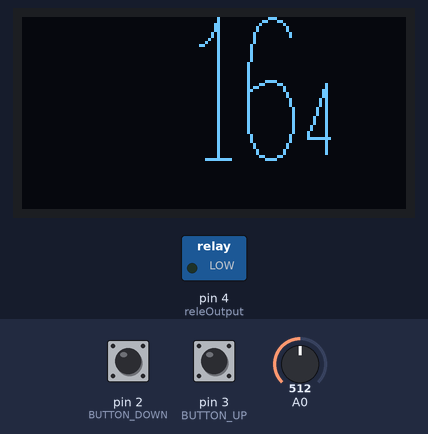
Bench run of a sketch on a simulated Arduino Uno, built with avr-gcc and run on an emulated ATmega328P. Parts: 128×64 one-colour display, switched loads named in the sketch (green lamp = pin HIGH). Inputs (shaded band) come from the test bench; at power-on: pin 2 (BUTTON_DOWN) HIGH, A0 = 512, pin 3 (BUTTON_UP) HIGH. The display library's start-up logo is not drawn.

Above: at 1.2 s.
1.3 s: pin 2 (BUTTON_DOWN) pulled LOW for 0.15 s
At 2.9 s:
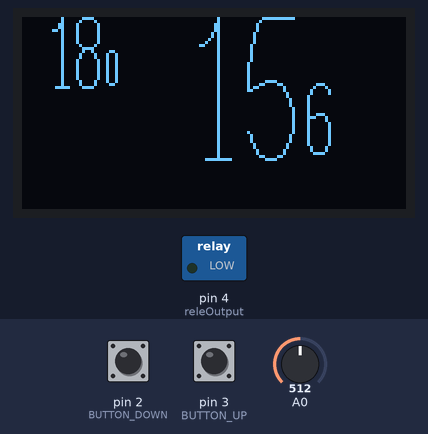
5.6 s: A0 set to 402
At 7.3 s:
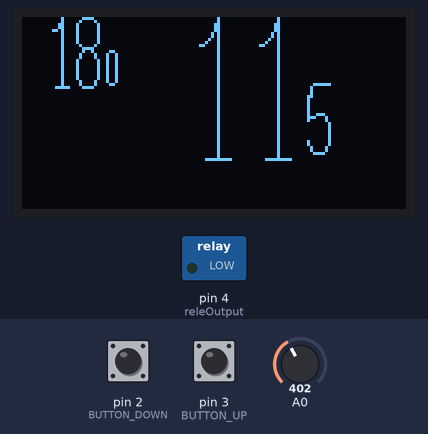
9.8 s: A0 set to 380
At 11.1 s:
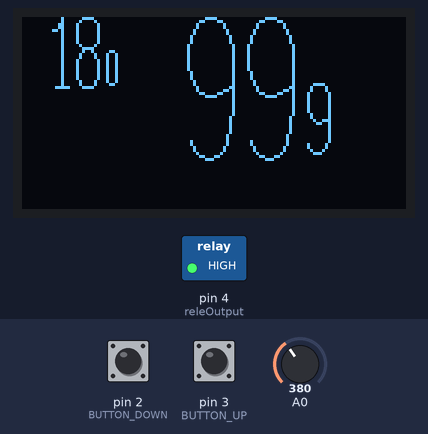
12.1 s: pin 3 (BUTTON_UP) pulled LOW for 0.15 s
At 16.3 s:
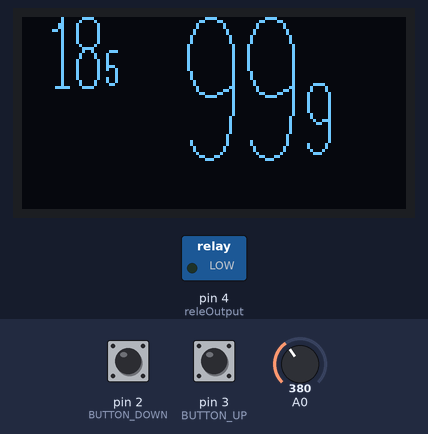
16.4 s: A0 set to 492
At 17.9 s:
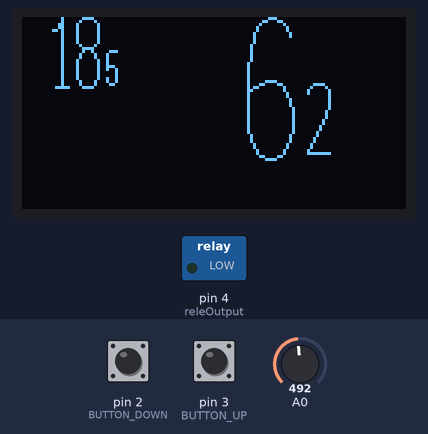
20.6 s: A0 set to 529
At 21.8 s:
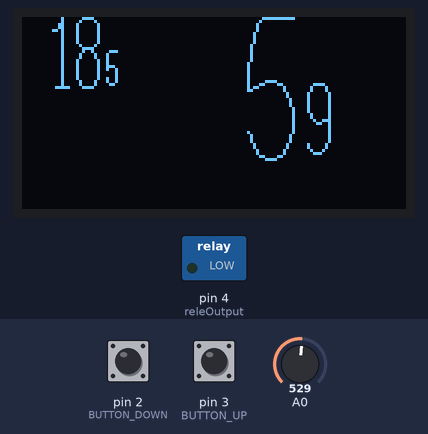
Timing chart, 0 to 23.8 s (numbered marks = the images above; inputs shaded):
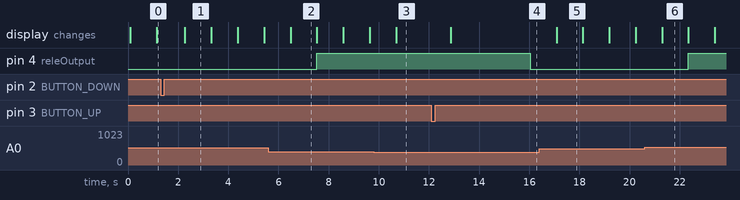

The sketch:

thermostat_ntc_btn_oled.ino
```cpp
// rele
#define releOutput        4

// push buttons
#define BUTTON_UP          3
#define BUTTON_DOWN         2

// display OLED
#define USE_SH1106      0
#define OLED_ADDR       0x3C
#if USE_SH1106
  #include <Adafruit_SH1106.h>
  Adafruit_SH1106 display(128,64);
#else
  #include <Adafruit_SSD1306.h>
  Adafruit_SSD1306 display(128,64);
#endif
#include "thinfont/thinfont.h"

#define CHECK_TIMER(t) if( t ) t--; else

#define DELAY_RELE_ON    5    // ritardo di accensione rele [s]
#define DELAY_RELE_OFF   5    // ritardo di spegnimento rele [s]
#define DELAY_FALLBACK   3600*3
#define SHORT_PRESS      2
#define LONG_PRESS      20

int millis_prev = 0;
int timer_backlight = 5;
int timer_update = 0;
int timer_debounce = 0;
int timer_read = 0;
int timer_fallback = 0;
int temp_now = 180;
int input_temp = 180;
int target_temp = 180;
int default_temp = 180;
int button_up = 0;
int button_down = 0;
int delay_rele_on = DELAY_RELE_ON;
int delay_rele_off = DELAY_RELE_OFF;
int system_on = 0;
int target_locked = 0;

#define ntcValueCount 10
const int16_t  ntcTemp[]  = {   0,  50, 100, 150, 200, 250, 300, 400, 500, 600 };
const uint16_t ntcValue[] = { 388, 450, 512, 572, 629, 682, 729, 808, 867, 910 };

#define TEMPSAMPLES 10
int temp_array[TEMPSAMPLES];
int temp_index;

void initTemp() {
  int i;
  for(i=0; i<TEMPSAMPLES; i++) temp_array[i] = temp_now;
  temp_index = 0;
}

void incTargetTemp() {
  if( target_temp==input_temp && input_temp<600 ) input_temp += 5;
  target_temp = input_temp;
  timer_fallback = DELAY_FALLBACK;
}

void decTargetTemp() {
  if( target_temp==input_temp && target_temp>0 ) input_temp -= 5;
  target_temp = input_temp;
  timer_fallback = DELAY_FALLBACK;
}

void resetTargetTemp() {
  target_temp = default_temp;
}

int getTargetTemp() {
  return target_temp;
}

int getDefaultTemp() {
  return default_temp;
}

void lock() {
  target_locked = 1;
  timer_fallback = DELAY_FALLBACK;
}

void unlock() {
  target_locked = 0;
  timer_fallback = DELAY_FALLBACK;
}

void on() {
  system_on = 1;
  timer_fallback = DELAY_FALLBACK;
}

void off() {
  system_on = 0;
  timer_fallback = DELAY_FALLBACK;
}

void readTemp() {
  int value = analogRead(A0);
  if( value<ntcValue[0] ) {
    // out of range (lower)
    temp_now = 999;
  } else if( value>=ntcValue[ntcValueCount-1] ) {
    // out of range (upper)
    temp_now = 999;
  } else {
  	// compute the average of last TEMPSAMPLES readings
    int i;
    for(i=1; i<ntcValueCount; i++) if( value<=ntcValue[i] ) {
      temp_array[temp_index] = map(value, ntcValue[i-1], ntcValue[i], ntcTemp[i-1], ntcTemp[i]);
      temp_index++; if( temp_index==TEMPSAMPLES ) temp_index = 0;
      temp_now = 0;
      for(i=0; i<TEMPSAMPLES; i++) temp_now += temp_array[i];
      temp_now /= TEMPSAMPLES;
      break;
    }
  }
  return;
}

void displayRefresh() {
  int temp_set = getTargetTemp();
  display.clearDisplay();
  display.setTextColor(WHITE);
  display.setTextSize(1);

  if( system_on ) {
    if(temp_set>=100) display.drawBitmap(8,0,THINFONT24(temp_set/100),WHITE);
    display.drawBitmap(18,0,THINFONT24((temp_set%100)/10),WHITE);
    display.drawBitmap(28,11,THINFONT12(temp_set%10),WHITE);
    if( target_locked ) {
      display.fillRect(0,26,40,2,INVERSE);
    }
  }

  if(temp_now>=100) display.drawBitmap(55,0,THINFONT48(temp_now/100),WHITE);
  display.drawBitmap(75,0,THINFONT48((temp_now%100)/10),WHITE);
  display.drawBitmap(95,22,THINFONT24(temp_now%10),WHITE);

  display.display();
}

void checkButtons() {
    if( digitalRead(BUTTON_UP)==LOW ) {
      button_up++;
      if( button_up==LONG_PRESS && !button_down ) {
        lock();
      }
    } else {
      if( button_up>=SHORT_PRESS && button_up<LONG_PRESS && button_down==0 ) {
        if( !system_on ) on();
        else if( target_locked ) unlock();
        else incTargetTemp();
      }
      button_up = 0;
    }
    if( digitalRead(BUTTON_DOWN)==LOW ) {
      button_down++;
      if( button_down==LONG_PRESS && !button_up ) {
        off();
      }
    } else {
      if( button_down>=SHORT_PRESS && button_down<LONG_PRESS && button_up==0 ) {
        if( !system_on ) on();
        else if( target_locked ) unlock();
        else decTargetTemp();
      }
      button_down = 0;
    }

    if( button_up || button_down ) {
      if( timer_backlight==0 ) {
        display.ssd1306_command(SSD1306_SETCONTRAST); //0x81
        display.ssd1306_command(255);
        display.ssd1306_command(SSD1306_SETPRECHARGE); //0xD9
        display.ssd1306_command(0xF1);
        display.ssd1306_command(SSD1306_SETVCOMDETECT); //0xDB
        display.ssd1306_command(0x40);
      }
      timer_backlight = 15;
      displayRefresh();
    }
}

void setup() {
  //Serial.begin(9600);
  pinMode(releOutput, OUTPUT);
  pinMode(BUTTON_UP, INPUT_PULLUP);
  pinMode(BUTTON_DOWN, INPUT_PULLUP);
  digitalWrite (releOutput, LOW);

#if USE_SH1106
  display.begin(SH1106_SWITCHCAPVCC, OLED_ADDR);
#else
  display.begin(SSD1306_SWITCHCAPVCC, OLED_ADDR);
#endif
  //display.clearDisplay();
  display.display();
  initTemp();
}

void loop() {
  int millis_now = millis();

  if( millis_now!=millis_prev ) {
    millis_prev = millis_now;

    CHECK_TIMER( timer_update ) {
      int temp_set = getTargetTemp();
      timer_update = 1000;
      if( timer_backlight ) {
        timer_backlight--;
        if( timer_backlight==0 ) {
          display.ssd1306_command(SSD1306_SETCONTRAST); //0x81
          display.ssd1306_command(255);
          display.ssd1306_command(SSD1306_SETPRECHARGE); //0xD9
          display.ssd1306_command(0);
          display.ssd1306_command(SSD1306_SETVCOMDETECT); //0xDB
          display.ssd1306_command(0);
        }
      }
      if( !target_locked && timer_fallback ) {
        timer_fallback--;
        if( timer_fallback==0 && getTargetTemp()>getDefaultTemp() ) {
          resetTargetTemp();
        }
      }
      readTemp();
      displayRefresh();
      if( system_on ) {
        if( temp_now>temp_set+3 ) {
          if( delay_rele_off ) {
            delay_rele_off--;
          } else {
            digitalWrite(releOutput, LOW);
          }
        } else {
          delay_rele_off = DELAY_RELE_OFF;
        }
        if( temp_now<temp_set-3 ) {
          if( delay_rele_on ) {
            delay_rele_on--;
          } else {
            digitalWrite(releOutput, HIGH);
          }
        } else {
          delay_rele_on = DELAY_RELE_ON;
        }
      } else {
        delay_rele_on = DELAY_RELE_ON;
        timer_fallback = DELAY_FALLBACK;
        digitalWrite(releOutput, LOW);
      }
    }

    CHECK_TIMER( timer_debounce ) {
      timer_debounce = 20;
      checkButtons();
    }
  }
}
```

Source omitted: thinfont.h (data table, 8182 bytes)

Measured:
- the behaviour switches between 388 and 387 on A0 (found by bisection; images 2 and 3)
- the behaviour switches between 510 and 511 on A0 (found by bisection; images 5 and 6)
- after the input at 1.3 s, the display: changes after 0.97 s (image 1)
- after the input at 5.6 s, the display: changes after 0.88 s (image 2)
- after the input at 9.8 s, the display: changes after 0.89 s (image 3)
- after the input at 12.1 s, the display: changes after 0.78 s (image 4)
- after the input at 16.4 s, the display: changes after 0.69 s (image 5)
- after the input at 20.6 s, the display: changes after 0.69 s (image 6)
